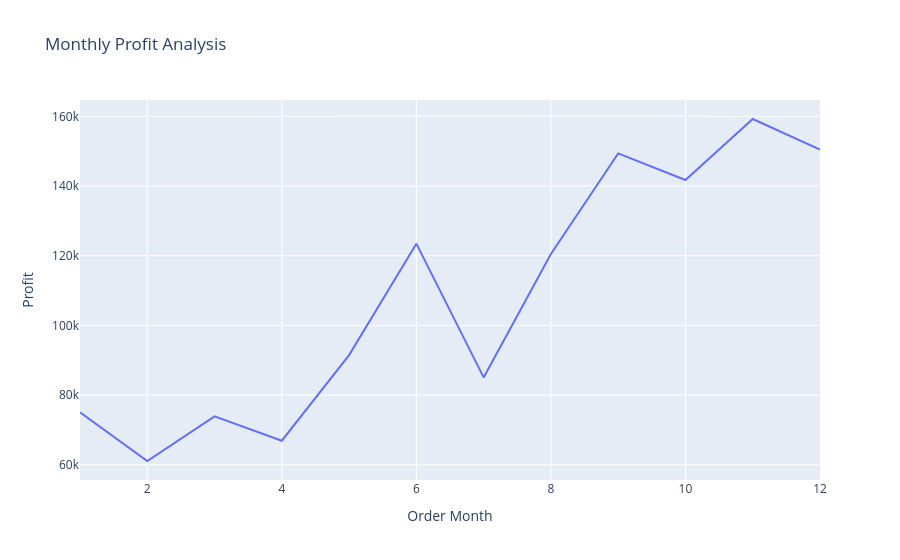

This figure's notebook cell:
### Markdown cell above
**Which month had the highest profit?**

### Code cell
sales_by_month = df.groupby(['Order Month'])['Profit'].sum().reset_index()
fig = px.line(sales_by_month, x='Order Month', y='Profit', title='Monthly Profit Analysis')
fig.show()

### Figure 1 — Plotly figure (JSON) as saved in the notebook; plotly's stock layout.template omitted (floating-point values rounded to 4 significant figures)
{"data": [{"hovertemplate": "Order Month=%{x}<br>Profit=%{y}<extra></extra>", "legendgroup": "", "line": {"color": "#636efa", "dash": "solid"}, "marker": {"symbol": "circle"}, "mode": "lines", "name": "", "orientation": "v", "showlegend": false, "type": "scatter", "x": [1, 2, 3, 4, 5, 6, 7, 8, 9, 10, 11, 12], "xaxis": "x", "y": [75030.0, 61080.0, 73900.0, 66900.0, 91460.0, 123500.0, 85070.0, 120500.0, 149400.0, 141700.0, 159200.0, 150500.0], "yaxis": "y"}], "layout": {"legend": {"tracegroupgap": 0}, "title": {"text": "Monthly Profit Analysis"}, "xaxis": {"anchor": "y", "domain": [0, 1], "title": {"text": "Order Month"}}, "yaxis": {"anchor": "x", "domain": [0, 1], "title": {"text": "Profit"}}}}
